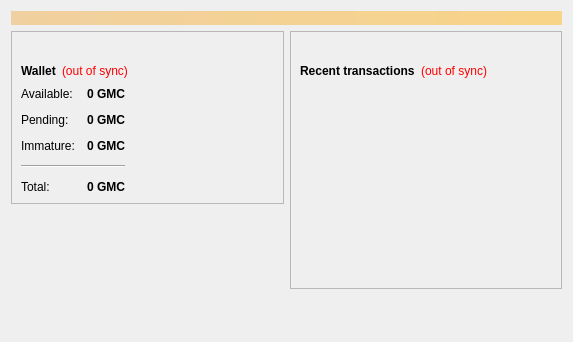
<?xml version="1.0" encoding="UTF-8"?>
<ui version="4.0">
 <class>OverviewPage</class>
 <widget class="QWidget" name="OverviewPage">
  <property name="geometry">
   <rect>
    <x>0</x>
    <y>0</y>
    <width>573</width>
    <height>342</height>
   </rect>
  </property>
  <property name="windowTitle">
   <string>Form</string>
  </property>
  <layout class="QVBoxLayout" name="topLayout">
   <item>
    <widget class="QLabel" name="labelAlerts">
     <property name="visible">
      <bool>false</bool>
     </property>
     <property name="styleSheet">
      <string notr="true">background-color: qlineargradient(x1: 0, y1: 0, x2: 1, y2: 0, stop:0 #F0D0A0, stop:1 #F8D488); color:#000000;</string>
     </property>
     <property name="wordWrap">
      <bool>true</bool>
     </property>
     <property name="margin">
      <number>3</number>
     </property>
    </widget>
   </item>
   <item>
    <layout class="QHBoxLayout" name="horizontalLayout" stretch="1,1">
     <item>
      <layout class="QVBoxLayout" name="verticalLayout_2">
       <item>
        <widget class="QFrame" name="frame">
         <property name="frameShape">
          <enum>QFrame::StyledPanel</enum>
         </property>
         <property name="frameShadow">
          <enum>QFrame::Raised</enum>
         </property>
         <layout class="QVBoxLayout" name="verticalLayout_4">
          <item>
           <widget class="QLabel" name="label_2">
            <property name="maximumSize">
             <size>
              <width>15776204</width>
              <height>15776203</height>
             </size>
            </property>
            <property name="cursor">
             <cursorShape>ArrowCursor</cursorShape>
            </property>
            <property name="layoutDirection">
             <enum>Qt::LeftToRight</enum>
            </property>
            <property name="text">
             <string/>
            </property>
            <property name="pixmap">
             <pixmap resource="../gamecredits.qrc">:/icons/gamecredits_foundation</pixmap>
            </property>
            <property name="scaledContents">
             <bool>false</bool>
            </property>
            <property name="alignment">
             <set>Qt::AlignCenter</set>
            </property>
            <property name="wordWrap">
             <bool>false</bool>
            </property>
            <property name="openExternalLinks">
             <bool>false</bool>
            </property>
           </widget>
          </item>
          <item>
           <layout class="QHBoxLayout" name="horizontalLayout_4">
            <item>
             <widget class="QLabel" name="label_5">
              <property name="font">
               <font>
                <weight>75</weight>
                <bold>true</bold>
               </font>
              </property>
              <property name="text">
               <string>Wallet</string>
              </property>
             </widget>
            </item>
            <item>
             <widget class="QLabel" name="labelWalletStatus">
              <property name="toolTip">
               <string>The displayed information may be out of date. Your wallet automatically synchronizes with the GameCredits network after a connection is established, but this process has not completed yet.</string>
              </property>
              <property name="styleSheet">
               <string notr="true">QLabel { color: red; }</string>
              </property>
              <property name="text">
               <string notr="true">(out of sync)</string>
              </property>
              <property name="alignment">
               <set>Qt::AlignLeading|Qt::AlignLeft|Qt::AlignVCenter</set>
              </property>
             </widget>
            </item>
            <item>
             <spacer name="horizontalSpacer_2">
              <property name="orientation">
               <enum>Qt::Horizontal</enum>
              </property>
              <property name="sizeHint" stdset="0">
               <size>
                <width>40</width>
                <height>20</height>
               </size>
              </property>
             </spacer>
            </item>
           </layout>
          </item>
          <item>
           <layout class="QHBoxLayout" name="horizontalLayout_3">
            <item>
             <layout class="QFormLayout" name="formLayout_2">
              <property name="fieldGrowthPolicy">
               <enum>QFormLayout::AllNonFixedFieldsGrow</enum>
              </property>
              <property name="horizontalSpacing">
               <number>12</number>
              </property>
              <property name="verticalSpacing">
               <number>12</number>
              </property>
              <item row="0" column="0">
               <widget class="QLabel" name="label">
                <property name="text">
                 <string>Available:</string>
                </property>
               </widget>
              </item>
              <item row="0" column="1">
               <widget class="QLabel" name="labelBalance">
                <property name="font">
                 <font>
                  <weight>75</weight>
                  <bold>true</bold>
                 </font>
                </property>
                <property name="cursor">
                 <cursorShape>IBeamCursor</cursorShape>
                </property>
                <property name="toolTip">
                 <string>Your current spendable balance</string>
                </property>
                <property name="text">
                 <string notr="true">0 GMC</string>
                </property>
                <property name="alignment">
                 <set>Qt::AlignRight|Qt::AlignTrailing|Qt::AlignVCenter</set>
                </property>
                <property name="textInteractionFlags">
                 <set>Qt::LinksAccessibleByMouse|Qt::TextSelectableByKeyboard|Qt::TextSelectableByMouse</set>
                </property>
               </widget>
              </item>
              <item row="1" column="0">
               <widget class="QLabel" name="label_3">
                <property name="text">
                 <string>Pending:</string>
                </property>
               </widget>
              </item>
              <item row="1" column="1">
               <widget class="QLabel" name="labelUnconfirmed">
                <property name="font">
                 <font>
                  <weight>75</weight>
                  <bold>true</bold>
                 </font>
                </property>
                <property name="cursor">
                 <cursorShape>IBeamCursor</cursorShape>
                </property>
                <property name="toolTip">
                 <string>Total of transactions that have yet to be confirmed, and do not yet count toward the spendable balance</string>
                </property>
                <property name="text">
                 <string notr="true">0 GMC</string>
                </property>
                <property name="alignment">
                 <set>Qt::AlignRight|Qt::AlignTrailing|Qt::AlignVCenter</set>
                </property>
                <property name="textInteractionFlags">
                 <set>Qt::LinksAccessibleByMouse|Qt::TextSelectableByKeyboard|Qt::TextSelectableByMouse</set>
                </property>
               </widget>
              </item>
              <item row="2" column="0">
               <widget class="QLabel" name="labelImmatureText">
                <property name="text">
                 <string>Immature:</string>
                </property>
               </widget>
              </item>
              <item row="2" column="1">
               <widget class="QLabel" name="labelImmature">
                <property name="font">
                 <font>
                  <weight>75</weight>
                  <bold>true</bold>
                 </font>
                </property>
                <property name="toolTip">
                 <string>Mined balance that has not yet matured</string>
                </property>
                <property name="text">
                 <string notr="true">0 GMC</string>
                </property>
                <property name="alignment">
                 <set>Qt::AlignRight|Qt::AlignTrailing|Qt::AlignVCenter</set>
                </property>
                <property name="textInteractionFlags">
                 <set>Qt::LinksAccessibleByMouse|Qt::TextSelectableByKeyboard|Qt::TextSelectableByMouse</set>
                </property>
               </widget>
              </item>
              <item row="4" column="0">
               <widget class="QLabel" name="labelTotalText">
                <property name="text">
                 <string>Total:</string>
                </property>
               </widget>
              </item>
              <item row="4" column="1">
               <widget class="QLabel" name="labelTotal">
                <property name="font">
                 <font>
                  <weight>75</weight>
                  <bold>true</bold>
                 </font>
                </property>
                <property name="cursor">
                 <cursorShape>IBeamCursor</cursorShape>
                </property>
                <property name="toolTip">
                 <string>Your current total balance</string>
                </property>
                <property name="text">
                 <string notr="true">0 GMC</string>
                </property>
                <property name="alignment">
                 <set>Qt::AlignRight|Qt::AlignTrailing|Qt::AlignVCenter</set>
                </property>
                <property name="textInteractionFlags">
                 <set>Qt::LinksAccessibleByMouse|Qt::TextSelectableByKeyboard|Qt::TextSelectableByMouse</set>
                </property>
               </widget>
              </item>
              <item row="3" column="0" colspan="2">
               <widget class="Line" name="line">
                <property name="orientation">
                 <enum>Qt::Horizontal</enum>
                </property>
               </widget>
              </item>
             </layout>
            </item>
            <item>
             <spacer name="horizontalSpacer_3">
              <property name="orientation">
               <enum>Qt::Horizontal</enum>
              </property>
              <property name="sizeHint" stdset="0">
               <size>
                <width>40</width>
                <height>20</height>
               </size>
              </property>
             </spacer>
            </item>
           </layout>
          </item>
         </layout>
        </widget>
       </item>
       <item>
        <spacer name="verticalSpacer">
         <property name="orientation">
          <enum>Qt::Vertical</enum>
         </property>
         <property name="sizeHint" stdset="0">
          <size>
           <width>20</width>
           <height>40</height>
          </size>
         </property>
        </spacer>
       </item>
      </layout>
     </item>
     <item>
      <layout class="QVBoxLayout" name="verticalLayout_3">
       <item>
        <widget class="QFrame" name="frame_2">
         <property name="frameShape">
          <enum>QFrame::StyledPanel</enum>
         </property>
         <property name="frameShadow">
          <enum>QFrame::Raised</enum>
         </property>
         <layout class="QVBoxLayout" name="verticalLayout">
          <item>
           <widget class="QLabel" name="label_6">
            <property name="maximumSize">
             <size>
              <width>10777215</width>
              <height>10777215</height>
             </size>
            </property>
            <property name="text">
             <string/>
            </property>
            <property name="pixmap">
             <pixmap resource="../gamecredits.qrc">:/icons/gamecredits_sponsor</pixmap>
            </property>
            <property name="scaledContents">
             <bool>false</bool>
            </property>
            <property name="alignment">
             <set>Qt::AlignCenter</set>
            </property>
            <property name="wordWrap">
             <bool>false</bool>
            </property>
           </widget>
          </item>
          <item>
           <layout class="QHBoxLayout" name="horizontalLayout_2">
            <item>
             <widget class="QLabel" name="label_4">
              <property name="text">
               <string>&lt;b&gt;Recent transactions&lt;/b&gt;</string>
              </property>
             </widget>
            </item>
            <item>
             <widget class="QLabel" name="labelTransactionsStatus">
              <property name="toolTip">
               <string>The displayed information may be out of date. Your wallet automatically synchronizes with the GameCredits network after a connection is established, but this process has not completed yet.</string>
              </property>
              <property name="styleSheet">
               <string notr="true">QLabel { color: red; }</string>
              </property>
              <property name="text">
               <string notr="true">(out of sync)</string>
              </property>
              <property name="alignment">
               <set>Qt::AlignRight|Qt::AlignTrailing|Qt::AlignVCenter</set>
              </property>
             </widget>
            </item>
            <item>
             <spacer name="horizontalSpacer">
              <property name="orientation">
               <enum>Qt::Horizontal</enum>
              </property>
              <property name="sizeHint" stdset="0">
               <size>
                <width>40</width>
                <height>20</height>
               </size>
              </property>
             </spacer>
            </item>
           </layout>
          </item>
          <item>
           <widget class="QListView" name="listTransactions">
            <property name="styleSheet">
             <string notr="true">QListView { background: transparent; }</string>
            </property>
            <property name="frameShape">
             <enum>QFrame::NoFrame</enum>
            </property>
            <property name="verticalScrollBarPolicy">
             <enum>Qt::ScrollBarAlwaysOff</enum>
            </property>
            <property name="horizontalScrollBarPolicy">
             <enum>Qt::ScrollBarAlwaysOff</enum>
            </property>
            <property name="selectionMode">
             <enum>QAbstractItemView::NoSelection</enum>
            </property>
           </widget>
          </item>
         </layout>
        </widget>
       </item>
       <item>
        <spacer name="verticalSpacer_2">
         <property name="orientation">
          <enum>Qt::Vertical</enum>
         </property>
         <property name="sizeHint" stdset="0">
          <size>
           <width>20</width>
           <height>40</height>
          </size>
         </property>
        </spacer>
       </item>
      </layout>
     </item>
    </layout>
   </item>
  </layout>
 </widget>
 <resources>
  <include location="../gamecredits.qrc"/>
 </resources>
 <connections/>
</ui>
